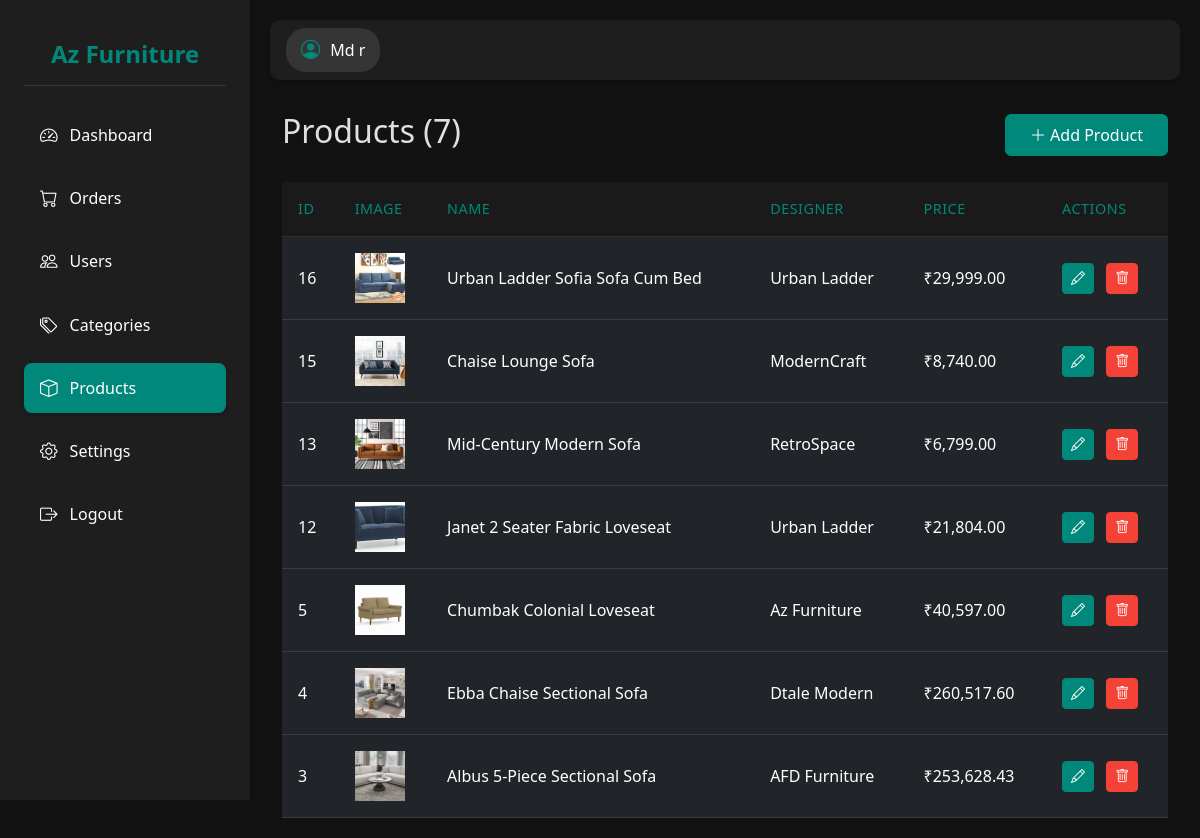
Page /Admin/products.php (signed in) on the committed database.
### tables this page shows
CREATE TABLE `products` (
  `id` int(11) NOT NULL,
  `name` varchar(255) NOT NULL,
  `slug` varchar(255) NOT NULL,
  `sku` varchar(50) DEFAULT NULL,
  `description` text DEFAULT NULL,
  `price` decimal(10,2) NOT NULL,
  `sale_price` decimal(10,2) DEFAULT NULL,
  `category_id` int(11) DEFAULT NULL,
  `stock_quantity` int(11) DEFAULT 0,
  `designer` varchar(100) DEFAULT NULL,
  `image_url` varchar(255) DEFAULT NULL,
  `is_featured` tinyint(1) DEFAULT 0,
  `is_active` tinyint(1) DEFAULT 1,
  `created_by` int(11) DEFAULT NULL,
  `created_at` timestamp NOT NULL DEFAULT current_timestamp(),
  `updated_at` timestamp NOT NULL DEFAULT current_timestamp() ON UPDATE current_timestamp(),
  `last_updated` timestamp NOT NULL DEFAULT current_timestamp() ON UPDATE current_timestamp()
);

### Admin/products.php (the view, shortened to what this page needs)
<?php
require '../config/database.php';
?>
<!DOCTYPE html>
<html lang="en">
<head>
    <link href="https://cdn.jsdelivr.net/npm/bootstrap@5.3.0/dist/css/bootstrap.min.css" rel="stylesheet">
    <link href="https://cdn.jsdelivr.net/npm/bootstrap-icons@1.7.2/font/bootstrap-icons.css" rel="stylesheet">
    <link href="assets/css/admin-styles.css" rel="stylesheet">
    <link href="assets/css/components.css" rel="stylesheet">
</head>
<body>
    <?php include 'inclueds/sidebar.php'; ?>
    <?php include 'inclueds/header.php'; ?>
    <?php
    $count_query = "SELECT COUNT(*) as total FROM products";
    $count_result = $conn->query($count_query);
    $total_products = $count_result->fetch_assoc()['total'];
    ?>
    <div class="container-fluid">
        <div class="d-flex justify-content-between align-items-center mb-4">
            <h2>Products (<?php echo $total_products; ?>)</h2>
            <button class="btn btn-primary" data-bs-toggle="modal" data-bs-target="#addProductModal">
                <i class="bi bi-plus-lg"></i> Add Product
            </button>
        </div>
        <div class="table-responsive">
            <table class="table table-dark table-hover">
                <thead>
                    <tr>
                        <th>ID</th>
                        <th>Image</th>
                        <th>Name</th>
                        <th>Designer</th>
                        <th>Price</th>
                        <th>Actions</th>
                    </tr>
                </thead>
                <tbody>
                    <?php
                    $query = "SELECT * FROM products ORDER BY id DESC";
                    $result = $conn->query($query);
                    while($row = $result->fetch_assoc()) {
                        echo "<tr>";
                        echo "<td>".$row['id']."</td>";
                        $imagePath = file_exists('../' . $row['image_url']) ? '../' . $row['image_url'] : '../assets/images/no-image.png';
                        echo "<td><img src='".$imagePath."' height='50' style='object-fit: cover; width: 50px;'></td>";
                        echo "<td>".$row['name']."</td>";
                        echo "<td>".$row['designer']."</td>";
                        echo "<td>₹".number_format($row['price'], 2)."</td>";
                        echo "<td>
                                <button class='btn btn-sm btn-info me-2' onclick='editProduct(".$row['id'].")'><i class='bi bi-pencil'></i></button>
                                <button class='btn btn-sm btn-danger' onclick='deleteProduct(".$row['id'].")'><i class='bi bi-trash'></i></button>
                            </td>";
                        echo "</tr>";
                    }
                    ?>
                </tbody>
            </table>
        </div>
    </div>
</body>
</html>

### Admin/assets/css/admin-styles.css (style rules this page uses)
:root { --sidebar-width: 250px; --topbar-height: 60px; --primary-color: #00897B; --hover-color: #007366; --card-bg: #1E1E1E; --text-light: #e0e0e0; }
body { background-color: #121212; color: var(--text-light); min-height: 100vh; }
.table-dark { background-color: #1a1a1a; color: var(--text-light); margin-bottom: 0; }
.table-dark thead th { background-color: #1a1a1a; border-color: rgba(255, 255, 255, 0.1); padding: 1rem; font-weight: 500; color: #00897B; text-transform: uppercase; font-size: 0.9rem; letter-spacing: 0.5px; }
.table-dark tbody td { border-color: rgba(255, 255, 255, 0.1); padding: 1rem; vertical-align: middle; }
.btn-info { background-color: #00897B; border-color: #00897B; color: white; }
.btn-danger { background-color: #f44336; border-color: #f44336; }
.btn-primary { background-color: #00897B; border-color: #00897B; padding: 0.5rem 1.5rem; font-weight: 500; }

### rows in the picture
products: id "16", image_url (picture), name "Urban Ladder Sofia Sofa Cum Bed", designer "Urban Ladder", price "29,999.00"
products: id "15", image_url (picture), name "Chaise Lounge Sofa", designer "ModernCraft", price "8,740.00"
products: id "13", image_url (picture), name "Mid-Century Modern Sofa", designer "RetroSpace", price "6,799.00"
products: id "12", image_url (picture), name "Janet 2 Seater Fabric Loveseat", designer "Urban Ladder", price "21,804.00"
products: id "5", image_url (picture), name "Chumbak Colonial Loveseat", designer "Az Furniture", price "40,597.00"
products: id "4", image_url (picture), name "Ebba Chaise Sectional Sofa", designer "Dtale Modern", price "260,517.60"
products: id "3", image_url (picture), name "Albus 5-Piece Sectional Sofa", designer "AFD Furniture", price "253,628.43"

### other values in the picture
$admin['name'] "Md r"
$total_products "7"
